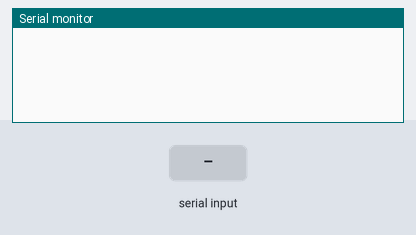
Recording of a sketch running on a simulated Arduino Uno, built with avr-gcc and run on an emulated ATmega328P. Parts: the last lines printed to the serial monitor. Inputs (shaded band) come from the test bench.

Above: at 1.2 s.
1.3 s: "on\n" received over the second serial link
At 2.4 s:
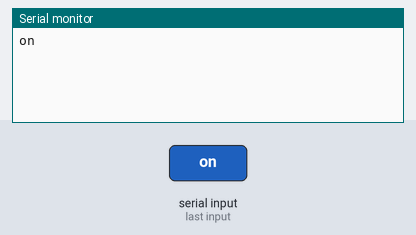
2.8 s: "off\n" received over the second serial link
At 3.7 s:
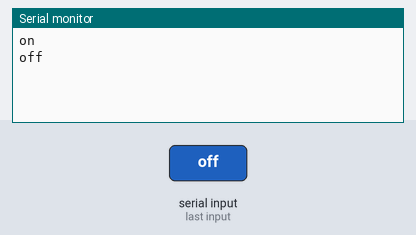
4.3 s: "1\n" received over the second serial link
At 5.1 s:
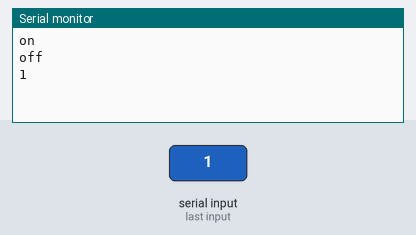

The sketch:

bluetooth_module.ino
```cpp
#include <SoftwareSerial.h>//시리얼 통신 라이브러리 호출!!
#include <string.h>

int blueRx=2; //받는쪽 핀
int blueTx=3; //보내는쪽 핀
//블루투스 시리얼 통신을 위한 객체 선언
SoftwareSerial blueSerial(blueTx,blueRx);
String str="";
boolean flag=false;

void setup() {
  blueSerial.begin(9600);
  Serial.begin(9600);
  pinMode(8, INPUT);
}

void loop() {
    while(blueSerial.available()){  //접속자가 보낸 데이터가 존재한다면...
      int data=blueSerial.read();  //   안녕하세요
      str+=(char)data;
    }

    if(!str.equals("")){
      Serial.println(str);
      blueSerial.print(str+"\n"); //접속자에게 데이터 출력!!

      if(str.equals("on")){
          flag=true;
      }else if(str.equals("off")){
          flag=false;
      }
    }
    (flag)?digitalWrite(8, HIGH):digitalWrite(8, LOW);

    delay(100);
    str="";
}
```

Measured:
- after the input at 1.3 s, the serial monitor: prints a new line at once (image 1)
- after the input at 2.8 s, the serial monitor: prints a new line at once (image 2)
- after the input at 4.3 s, the serial monitor: prints a new line at once (image 3)
